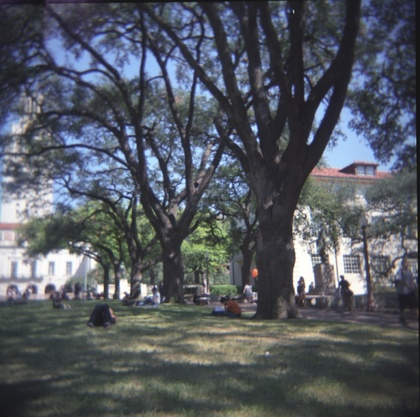
%> input picture PS1/input_img/inputSeamCarvingMall.jpg, 420 x 417 px, shrunk from 775 x 769 before the run
$ octave --eval "seam_carving_reduce_width;"   (GNU Octave 9; MATLAB toolbox functions it lacks are replaced by stand-ins)
%> lines starting %> are read from the running program, lines starting %| are printed output that depends on the picture
%> in seam_carving_reduce_width, pic is the input picture: size 417x420x3 uint8; mean R, G, B 83.8, 88.4, 96.4
### PS1/energy_img.m
function  energyImg = energy_img(im)

    % This function compute the energy at each pixel using the magnitude of the x and y gradients


    gray_im = rgb2gray(im);

    dx = imfilter(double(gray_im),[-1,1]);
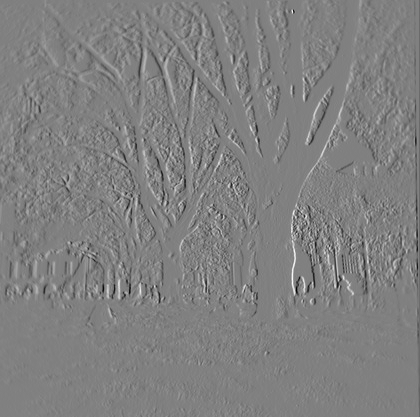
%> dx: size 417x420 double; min -135, max 132, mean -0.2; drawn with min black and max white
    dy = imfilter(double(gray_im),[-1;1]);
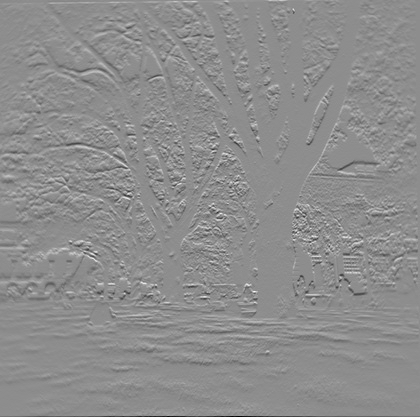
%> dy: size 417x420 double; min -155, max 124, mean -0.1; drawn with min black and max white

    energyImg = sqrt(dx.^2 + dy.^2);
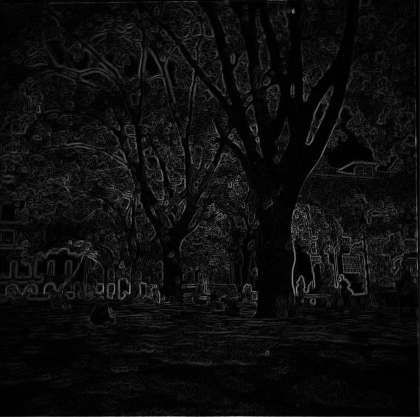
%> energyImg: size 417x420 double; min 0, max 155.1, mean 13.4

end


### PS1/cumulative_min_energy_map.m
function cumulativeEnergyMap = cumulative_min_energy_map(energyImg,seamDirection)
%> called with seamDirection = 'VERTICAL'

    cumulativeEnergyMap = zeros(size(energyImg));

    % check seam direction
    if(strcmp(seamDirection, 'VERTICAL'))
        % copy first row
        cumulativeEnergyMap(1,:) = energyImg(1,:);

        for i = 2:size(energyImg,1)
            for j = 1:size(energyImg,2)
                x = cumulativeEnergyMap(i-1,j);
                if (j-1) > 0
                    x = [x,cumulativeEnergyMap(i-1,j-1)];
                end
                if (j+1) < size(energyImg,2)
                    x = [x,cumulativeEnergyMap(i-1,j+1)];
                end
                cumulativeEnergyMap(i,j) = energyImg(i,j) + min(x);
            end
        end
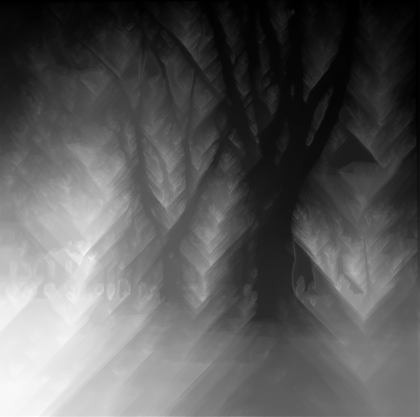
%> cumulativeEnergyMap: size 417x420 double; min 0, max 1781.5, mean 637; drawn with min black and max white
    else
        % ‘HORIZONTAL’
        cumulativeEnergyMap(:,1) = energyImg(:,1);
        for i = 2:size(energyImg,2)
            for j = 1:size(energyImg,1)
                x = cumulativeEnergyMap(j,i-1);
                if (j-1) > 0
                    x = [x cumulativeEnergyMap(j-1,i-1)];
                end
                if (j+1) < size(energyImg,1)
                    x = [x cumulativeEnergyMap(j+1,i-1)];
                end
                cumulativeEnergyMap(j,i) = energyImg(j,i) + min(x);
            end
        end
    end
end

### PS1/find_vertical_seam.m
function verticalSeam = find_vertical_seam(cumulativeEnergyMap)

    %vector
    verticalSeam = zeros(size(cumulativeEnergyMap,1),1);

    row = cumulativeEnergyMap(size(cumulativeEnergyMap,1),:);
%> row = 420 values, max 1781.5 at index 38, min 745.2 at index 305, mean 1143.7
    x = find(row == min(row));
%> x = 305

    %set to first min if more than one
    x = x(1);

    %local min
    %cur_min = x(1);

    verticalSeam(size(verticalSeam,1)) = x;

    %trace backward
    for i = size(verticalSeam,1)-1:-1:1

        next_row = cumulativeEnergyMap(i,:);

        val = next_row(x);
        col_num = x;

        if (x-1) > 0
            col_num = [col_num x-1];
            val = [val next_row(x-1)];
        end
        if (x+1) < size(next_row,2)
            col_num = [col_num x+1];
            val = [val next_row(x+1)];
        end
        new_min = col_num(find(val == min(val)));
        x = new_min(1);

        verticalSeam(i) = x;
    end
%> this loop made 416 passes
%> (i, val, col_num, new_min, x) on passes 1 to 12: (416, [686.4 686.1 695.8], [305 304 306], 304, 304), (415, [681 684.5 692.3], [304 303 305], 304, 304), (414, [689.5 680 692.3], [304 303 305], 303, 303), (413, [685.2 677.8 686.5], [303 302 304], 302, 302), (412, [682.2 676.8 684.9], [302 301 303], 301, 301), (411, [680.8 673.6 681.9], [301 300 302], 300, 300), (410, [679.4 667.8 680.4], [300 299 301], 299, 299), (409, [675.4 664.6 680.6], [299 298 300], 298, 298), (408, [674 662.4 681.5], [298 297 299], 297, 297), (407, [667.6 660.2 686.2], [297 296 298], 296, 296), (406, [659.4 659.2 678.2], [296 295 297], 295, 295), (405, [658.9 656.9 657.9], [295 294 296], 294, 294)
%> (i, val, col_num, x) on passes 50 to 51: (367, [597.5 597.5 597.9], [300 299 301], 300), (366, [596.5 596.5 596.9], [300 299 301], 300)
%> after the loop, verticalSeam = 417 values, max 353 at index 4, min 266 at index 254, mean 305.5
end

### PS1/decrease_width.m
function [reducedColorImg,reducedEnergyImg] = decrease_width(im,energyImg)

    reducedColorImg = uint8(zeros(size(im,1), size(im,2)-1, 3));
    reducedEnergyImg = zeros(size(im,1), size(im,2)-1);

    cum_eg_map = cumulative_min_energy_map(energyImg, 'VERTICAL');
    v_seam = find_vertical_seam(cum_eg_map);
%> v_seam has the same summary as verticalSeam in find_vertical_seam

    R = im(:,:,1);
    G = im(:,:,2);
    B = im(:,:,3);

    for i = 1:size(im,1)
        %fprintf(i);
        Rrow = R(i,:);
        Grow = G(i,:);
        Brow = B(i,:);

        Rrow(v_seam(i)) = [];
        Grow(v_seam(i)) = [];
        Brow(v_seam(i)) = [];

        new_row = cat(3, Rrow, Grow, Brow);
        reducedColorImg(i,:,:) = new_row;
        new_row = energyImg(i,:);
        new_row(v_seam(i)) = [];
        reducedEnergyImg(i,:) = new_row;
    end
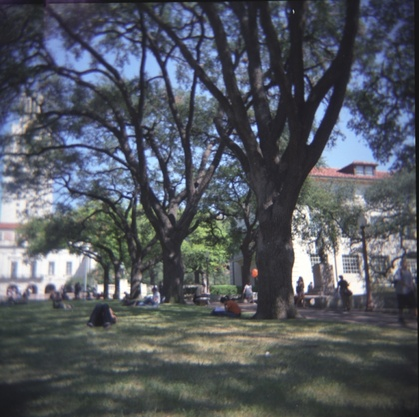
%> reducedColorImg: size 417x419x3 uint8; mean R, G, B 83.9, 88.5, 96.5
%> after the loop, Brow = 419 values, max 124 at index 233, min 26 at index 419, mean 64.95; Grow = 419 values, max 155 at index 233, min 24 at index 419, mean 73.31; Rrow = 419 values, max 168 at index 239, min 24 at index 419, mean 72.21; new_row = 419 values, max 155.1 at index 239, min 25.02 at index 1, mean 72.15

end

### PS1/seam_carving_decrease_width.m
function seam_carving_reduce_width
    pic = imread('inputSeamCarvingMall.jpg');

    subplot(2,2,1);
    imshow(pic);
    title('original');
    eg = energy_img(pic);

    [d_pic d_eg] = decrease_width(pic, eg);

    for i=1:99
        [d_pic d_eg] = decrease_width(d_pic, d_eg);
    end

    subplot(2,2,2);
    imshow(d_pic);
    title('decreased pic');
    imwrite(d_pic,' outputReduceWidthMall.png');


     pic = imread('inputSeamCarvingPrague.jpg');

    subplot(2,2,3);
    imshow(pic);
    title('original');
    eg = energy_img(pic);

    [d_pic d_eg] = decrease_width(pic, eg);

    for i=1:99
        [d_pic d_eg] = decrease_width(d_pic, d_eg);
    end

    subplot(2,2,4);
    imshow(d_pic);
    title('decreased pic');
    imwrite(d_pic,' outputReduceWidthPrague.png');

    %j = imread('inputSeamCarvingMall.jpg');

    %jj = doTheSeamWidth(j,100);

    %imwrite(jj,'ouputReduceWidthMall.png');
end

seam_carving_reduce_width()
%> (the run ends here)
